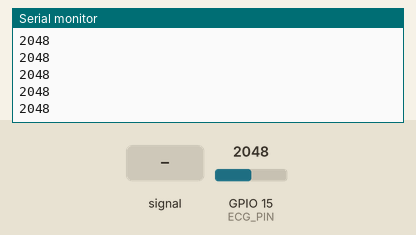
Recording of a sketch running on a simulated ESP32. On the bench: the last lines printed to the serial monitor. The inputs (shaded band) are chosen by the test bench; at power-on: GPIO 15 (ECG_PIN) = 2048 (analog values on the 0–4095 scale).

Above: at 2.2 s.
2.3 s: GPIO 15 (ECG_PIN) fed a 200 Hz sine of ±327 counts around its level
At 3.2 s:
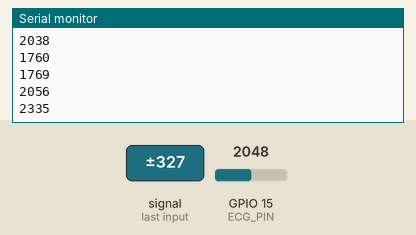
3.8 s: GPIO 15 (ECG_PIN) set to 2866
At 4.9 s:
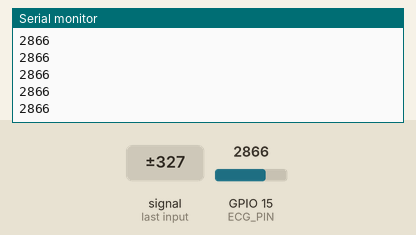
5.3 s: GPIO 15 (ECG_PIN) fed a 1000 Hz sine of ±1023 counts around its level
6.8 s: GPIO 15 (ECG_PIN) set to 2047
At 7.5 s:
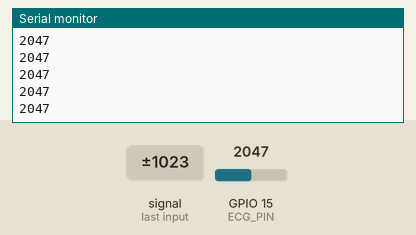
Timing chart, 0 to 9.3 s (numbered marks = the images above; inputs shaded):
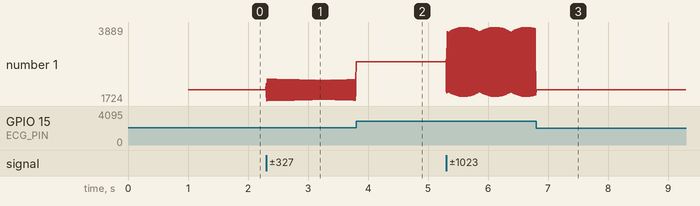

Measured:
- after the input at 2.3 s, the serial monitor: prints a new line at once (image 1)
- plotted number 1: 2048 → 2289 after the input at 2.3 s

The sketch:

hranice.ino
```cpp
#define ECG_PIN 15

void setup() {
  Serial.begin(115200);
  delay(1000);

  analogReadResolution(12);
  analogSetPinAttenuation(ECG_PIN, ADC_11db);
}

void loop() {
  int ecgValue = analogRead(ECG_PIN);

  Serial.println(ecgValue);

  delayMicroseconds(4000);
}
```
